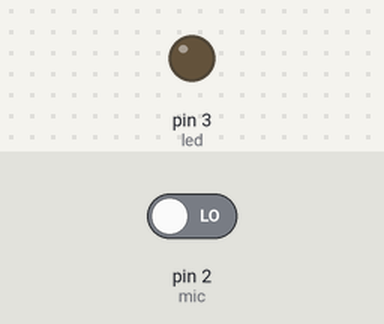
Bench run of a sketch on a simulated Arduino Uno, built with avr-gcc and run on an emulated ATmega328P. On the bench: output pins drawn as LEDs (lit = HIGH). The inputs (shaded band) are chosen by the test bench; at power-on: pin 2 (mic) LOW.

Above: at 1.2 s.
1.3 s: pin 2 (mic) driven HIGH
At 1.7 s:
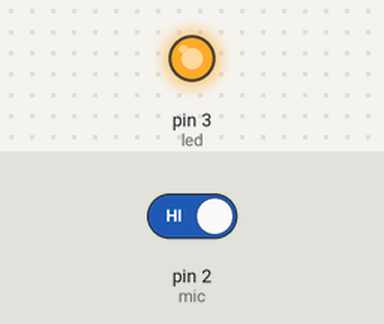
2.8 s: pin 2 (mic) driven LOW
At 4.0 s:
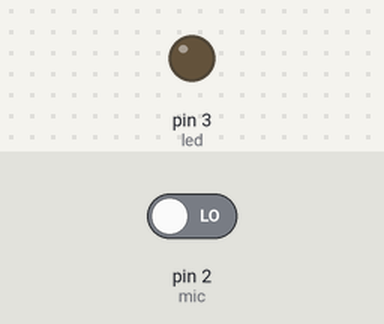
Timing chart, 0 to 5.8 s (numbered marks = the images above; inputs shaded):
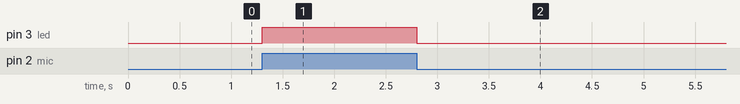

Measured:
- after the input at 1.3 s, pin 3 (led): LOW → HIGH at once
- after the input at 2.8 s, pin 3 (led): HIGH → LOW at once

The sketch:

Sound_sensor_tester.ino
```cpp
int mic = 2;
#define led 3

void setup() {
  // put your setup code here, to run once:
  pinMode(mic, INPUT);
  pinMode(led, OUTPUT);
}

void loop() {
  int read = digitalRead(mic);

  if(read == HIGH){
    digitalWrite(led, HIGH);
    delay(20);
  }
  else{
    digitalWrite(led, LOW);
    delay(20);
  }
}
```
